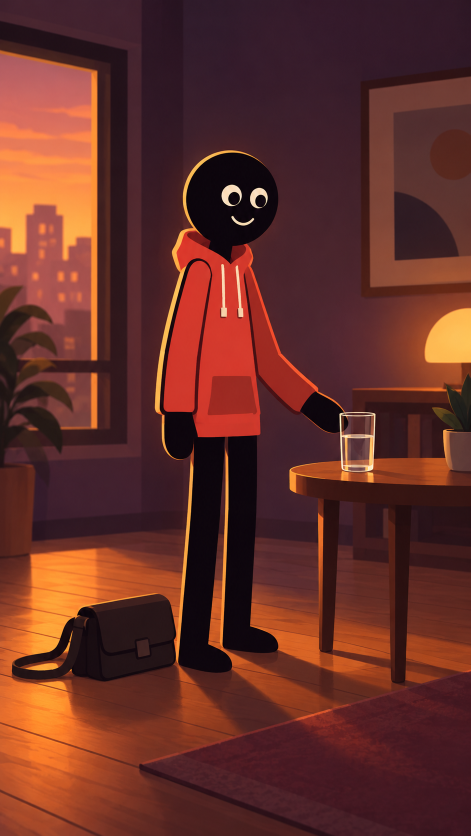
#> input picture skills/directing-stickman-videos/assets/a6/apartment-style-example.png, 941 x 1672 px (shown at 1/2 size)
$ python -i generate_thumbnail.py   (imports and definitions only)
#> lines starting #> are read from the running program, lines starting #| are printed output that depends on the picture
#> further down, picture is the input picture: PIL image 941x1672 RGB; mean R, G, B 100.7, 47.4, 39.4
#!/usr/bin/env python3
"""
Stickman-Video 16:9 YouTube Thumbnail CTR Generator (Dual-Channel B6 & B6-EN)
- Chuẩn khung hình: 16:9 Full HD (1920x1080).
- Tự động phân tích vùng không gian âm (Negative Space Mapping) để 0% che nhân vật B6/B6-EN
  và né tuyệt đối góc dưới bên phải (nơi YouTube hiển thị mốc thời lượng video).
- AI Linguistic Typography (Smart Semantic Break):
  * Tiêu đề ngắn chuẩn CTR di động (vi: 4–7 từ, en: 2–7 từ).
  * Bảo vệ 100% từ ghép tiếng Việt ngách Tâm Lý · Triết Lý · Kỹ Năng Sống, cấm từ cô phụ 1 chữ.
- 2 Chế độ phối màu tự động theo nền:
  * Light Paper Editorial (mặc định cho B6 / B6-EN / B1 / B2 / B5 trên giấy kem):
    Mực than đậm (#18181B) + Màu nhấn đồng bộ khăn thương hiệu:
    - B6 (vi): Cam đất Terracotta-Amber (#C25224)
    - B6-EN (en): Xanh lam trầm Muted Slate-Blue (#2D5473)
  * Dark Cinematic (tự động kích hoạt cho B3 / B4 / A6 hoặc nền tối):
    Vàng chanh (#FFE600) + Trắng tuyết (#FFFFFF) với viền đậm & đổ bóng sâu.
- Hỗ trợ 2 nguồn ảnh nền:
  1. Dùng ảnh có sẵn (`--base-image projects/vi/<slug>/scenes/shot_34.png`)
  2. Tự sinh ảnh bìa `thumbnail_base.png` mới qua Agnes AI (`--prompt "<mô tả cảnh>"`)
     có khóa DNA nhân vật B6/B6-EN đứng bên phải và khoảng trống sạch bên trái.

Cách dùng:
  # Cách 1: Dùng cảnh có sẵn (nhanh 1 giây, 0 tốn API ảnh)
  python scripts/generate_thumbnail.py \
      --base-image projects/vi/emotional-contagion-psychology/scenes/shot_34.png \
      --title "BẠN KHÔNG TỰ NHIÊN BUỒN" \
      --style B6 \
      --output projects/vi/emotional-contagion-psychology/output/thumbnail.png

  # Cách 2: Sinh ảnh nền chuyên biệt mới qua Agnes AI rồi ghép chữ CTR
  python scripts/generate_thumbnail.py \
      --prompt "Protagonist stands calm and dry on the right behind a tall transparent glass pane while dark ink rain pours outside" \
      --title "LÂY LAN\nCẢM XÚC TIÊU CỰC" \
      --style B6 \
      --output projects/vi/emotional-contagion-psychology/output/thumbnail.png
"""
from __future__ import annotations

import argparse
import json
import math
import os
import re
import subprocess
import sys
from pathlib import Path

from PIL import Image, ImageDraw, ImageFilter, ImageFont, ImageStat

# [6 lines not run here, left out]

REPO_ROOT = Path(__file__).resolve().parent.parent
AGNES_MEDIA_MJS = REPO_ROOT / "skills" / "directing-stickman-videos" / "scripts" / "agnes-media.mjs"

# Bộ từ điển từ ghép bất khả phân cho ngách Tâm Lý Học · Triết Lý · Kỹ Năng Sống
VIETNAMESE_COMPOUNDS = {
    # Tâm lý học & Cảm xúc
    "lây lan", "cảm xúc", "tiêu cực", "tích cực", "kiệt sức", "tâm lý", "hành vi",
    "ranh giới", "thấu cảm", "hòa tan", "vô thức", "tiềm thức", "nhận thức", "ảo giác",
    "điểm mù", "thao túng", "bản năng", "trực giác", "nội tâm", "tổn thương", "chữa lành",
    "tự nhiên", "người lạ", "đám đông", "tâm điểm", "giả mạo", "hội chứng", "hiệu ứng",
    "thả thính", "ngắt quãng", "mập mờ", "tế bào", "thần kinh", "não bộ", "lo âu",
    "trầm cảm", "cô đơn", "bất an", "tự ti", "tự tin", "hoàn hảo", "áp lực", "căng thẳng",
    "phán xét", "so sánh", "lựa chọn", "nghịch lý", "tê liệt", "quyết định", "độc hại",
    "hào quang", "sừng quỷ", "mỏ neo", "chìm đắm", "cơn mưa", "tấm kính", "chiếc bẫy",
    # Triết lý & Khắc kỷ
    "triết lý", "khắc kỷ", "số phận", "nghịch cảnh", "kiểm soát", "buông bỏ", "chấp niệm",
    "tĩnh lặng", "bản lĩnh", "tự do", "ý nghĩa", "cuộc đời", "cuộc sống", "thời gian",
    "vô thường", "tỉnh thức", "suy tưởng", "tri thức", "chân lý", "phản biện", "tư duy",
    # Kỹ năng sống & Hiệu suất
    "kỷ luật", "tự thân", "động lực", "thói quen", "trì hoãn", "năng lượng", "năng suất",
    "bận rộn", "tập trung", "giao tiếp", "từ chối", "cả nể", "hài lòng", "thành công",
    "thất bại", "chi phí", "chi phí chìm", "bẫy chi phí", "hệ thống", "quy luật",
    "nguyên tắc", "bí mật", "sự thật", "mạng xã hội", "điện thoại", "màn hình",
    "công sở", "đồng nghiệp", "gia đình", "mối quan hệ", "con người", "thế giới",
    # Cụm tiếng Anh CTR bất khả phân
    "emotional contagion", "mirror neurons", "sunk cost", "impostor syndrome",
    "dunning kruger", "spotlight effect", "toxic positivity", "toxic productivity",
    "paradox of choice", "intermittent reinforcement", "cheap dopamine", "dopamine trap",
    "amor fati", "memento mori", "inner child", "people pleaser", "self sabotage",
    "your brain", "your mind", "mental health", "quiet burnout", "real reason",
}

ENGLISH_DANGLING_WORDS = {
    "the", "a", "an", "at", "in", "on", "of", "to", "for", "with", "by", "from",
    "your", "my", "our", "why", "how", "and", "or", "but", "not", "is", "are",
}

STYLE_PALETTES = {
    "b6": {
        "mode": "light",
        "primary": (24, 24, 27, 255),      # Deep Editorial Ink (#18181B)
        "accent": (194, 82, 36, 255),      # Signature Terracotta-Amber (#C25224)
        "bar": (194, 82, 36, 255),
        "wash": (250, 248, 243),           # Warm Off-White Sketchbook Paper
        "halo": (250, 248, 243, 235),
        "font_pref": "editorial_sans",
    },
    "b6-vi": None,  # alias -> b6
    "b6-en": {
        "mode": "light",
        "primary": (24, 24, 27, 255),      # Deep Editorial Ink (#18181B)
        "accent": (45, 84, 115, 255),      # Signature Muted Slate-Blue (#2D5473)
        "bar": (45, 84, 115, 255),
        "wash": (250, 248, 243),
        "halo": (250, 248, 243, 235),
        "font_pref": "editorial_sans",
    },
    "b1": {
        "mode": "light",
        "primary": (20, 20, 20, 255),
        "accent": (190, 42, 42, 255),      # Editorial Crimson Accent
        "bar": (190, 42, 42, 255),
        "wash": (252, 252, 250),
        "halo": (252, 252, 250, 235),
        "font_pref": "editorial_sans",
    },
    "b2": {
        "mode": "light",
        "primary": (31, 41, 55, 255),
        "accent": (194, 82, 36, 255),
        "bar": (194, 82, 36, 255),
        "wash": (250, 247, 240),
        "halo": (250, 247, 240, 235),
        "font_pref": "editorial_serif",
    },
    "b5": {
        "mode": "light",
        "primary": (24, 24, 27, 255),
        "accent": (37, 99, 235, 255),
        "bar": (37, 99, 235, 255),
        "wash": (250, 250, 252),
        "halo": (250, 250, 252, 235),
        "font_pref": "editorial_sans",
    },
    "dark": {
        "mode": "dark",
        "primary": (255, 255, 255, 255),
        "accent": (255, 230, 0, 255),
        "bar": (255, 230, 0, 255),
        "wash": (10, 14, 22),
        "halo": (0, 0, 0, 235),
        "font_pref": "editorial_sans",
    },
}

DNA_BASE_STYLE = (
    "Minimalist 2D hand-drawn editorial line art illustration, clean uniform black ink linework "
    "on warm off-white sketchbook paper background, strictly flat 2D minimal shading, no gradients, "
    "no 3D rendering, no text, no letters, no words, no numbers."
)
DNA_THUMBNAIL_LAYOUT = (
    "16:9 YouTube thumbnail cover composition, place the protagonist and main dramatic visual metaphor "
    "prominently on the RIGHT HALF of the frame, leaving clean open warm off-white negative space "
    "on the LEFT HALF for editorial typography."
)
DNA_B6_VI = (
    "Protagonist Character DNA (LOCKED): minimalist slender hand-drawn figure with a clean smooth round white bald head "
    "(no hair, no nose, no ears), simple expressive small black-ink dot eyes and subtle curved eyebrows, wearing thin "
    "round black wire glasses, a crisp white minimalist knee-length tailored overcoat drawn in clean black ink outlines "
    "with simple slim white trousers and dark ink shoes, and ONE signature flowing muted terracotta-amber knitted scarf "
    "wrapped neatly around the neck with two short tails hanging down the front. "
    "Color Lock: ONLY the protagonist wears the warm muted terracotta-amber scarf and thin round wire glasses; "
    "secondary people are faint monochrome black-and-white ink outlines without color, scarves, or glasses."
)
DNA_B6_EN = (
    "Protagonist Character DNA (LOCKED): minimalist slender hand-drawn figure with a clean smooth round white bald head "
    "(no hair, no nose, no ears), simple expressive small black-ink dot eyes and subtle curved eyebrows, wearing thin "
    "round black wire glasses, a crisp white minimalist knee-length tailored overcoat drawn in clean black ink outlines "
    "with simple slim white trousers and dark ink shoes, and ONE signature flowing muted slate-blue knitted scarf "
    "wrapped neatly around the neck with two short tails hanging down the front. "
    "Color Lock: ONLY the protagonist wears the calm muted slate-blue scarf and thin round wire glasses; "
    "secondary people are faint monochrome black-and-white ink outlines without color, scarves, or glasses."
)


def count_words(title: str) -> list[str]:
    tokens = re.split(r"[\s\-–—/]+", title.replace("\\n", " ").strip())
    return [t for t in tokens if t and not re.fullmatch(r"[^\w\d%]+", t)]


# [63 lines left out: functions resolve_palette, find_font, fit_cover_16_9, not called in this run]


def analyze_negative_space(img: Image.Image, forced_zone: str | None = None) -> dict:
    """Quét mật độ nét vẽ (Edge + Ink Density) để tự chọn nửa khung hình trống nhất."""
    W, H = img.size
#> W = 941; H = 1672
    gray = img.convert("L")
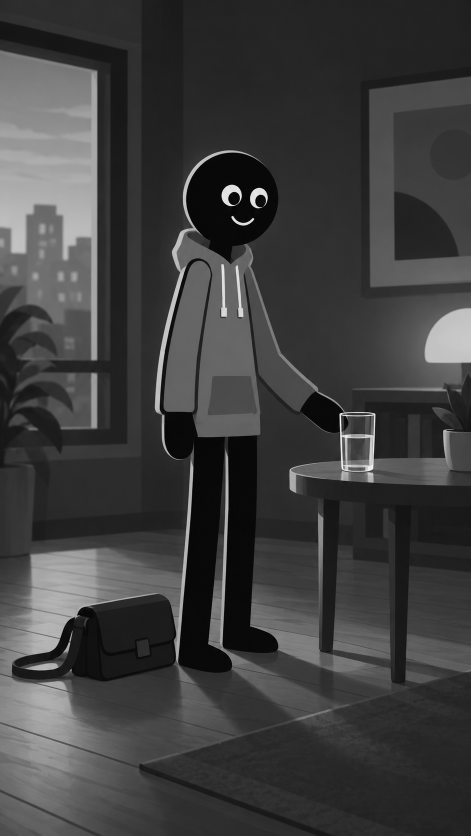
#> gray: PIL image 941x1672 L (shown at 1/2 size); min 0, max 254, mean 62.4
    edges = gray.filter(ImageFilter.FIND_EDGES)
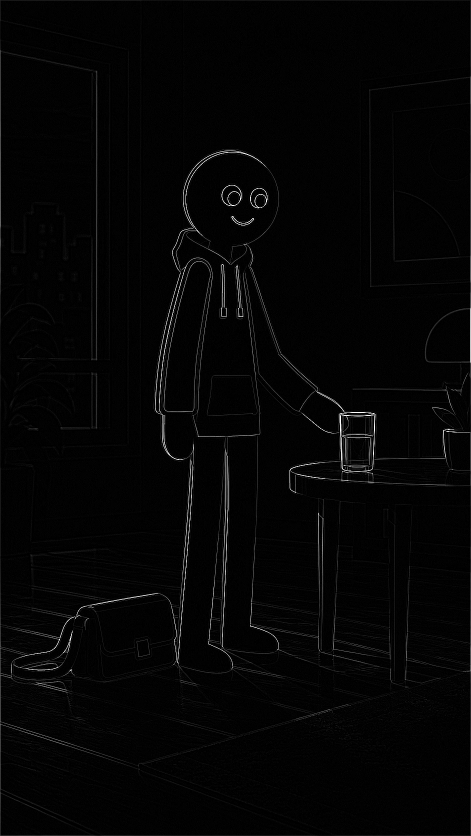
#> edges: PIL image 941x1672 L (shown at 1/2 size); min 0, max 255, mean 4.4

    # Tránh rìa biên 40px khi đo mật độ bằng Pillow ImageStat (không cần numpy)
    left_box = (40, 40, W // 2, H - 40)
#> left_box = (40, 40, 470, 1632)
    right_box = (W // 2, 40, W - 40, H - 40)
#> right_box = (470, 40, 901, 1632)

    le_stat = ImageStat.Stat(edges.crop(left_box))
    re_stat = ImageStat.Stat(edges.crop(right_box))
    lg_stat = ImageStat.Stat(gray.crop(left_box))
    rg_stat = ImageStat.Stat(gray.crop(right_box))

    left_score = float(le_stat.mean[0] + lg_stat.stddev[0] * 0.6)
#> left_score = 34.13
    right_score = float(re_stat.mean[0] + rg_stat.stddev[0] * 0.6)
#> right_score = 21.69

    if forced_zone and forced_zone.lower() in ("left", "right"):
        zone = forced_zone.upper()
        subject_side = "RIGHT" if zone == "LEFT" else "LEFT"
    elif right_score >= left_score * 1.10:
        subject_side = "RIGHT"
        zone = "LEFT"
    elif left_score >= right_score * 1.10:
        subject_side = "LEFT"
        zone = "RIGHT"
    else:
        subject_side = "BALANCED"
        zone = "LEFT"

    if zone == "LEFT":
        safe_x = 96
        safe_max_w = int(W * 0.48)
    else:
        safe_x = int(W * 0.49)
#> safe_x = 461
        safe_max_w = int(W * 0.45)
#> safe_max_w = 423

    return {
        "subject_side": subject_side,
        "recommended_zone": zone,
        "left_score": left_score,
        "right_score": right_score,
        "safe_x": safe_x,
        "safe_max_w": safe_max_w,
        "W": W,
        "H": H,
    }


# [334 lines left out: functions is_compound_cut, smart_semantic_break, generate_agnes_background, render_thumbnail, main, not called in this run]


# [2 lines not run here, left out]

>>> from PIL import Image
>>> picture = Image.open('../skills/directing-stickman-videos/assets/a6/apartment-style-example.png')
>>> result = analyze_negative_space(picture)
#> result = {'subject_side': 'LEFT', 'recommended_zone': 'RIGHT', 'left_score': 34.13, 'right_score': 21.69, 'safe_x': 461, 'safe_max_w': 423, 'W': 941, 'H': 1672}
